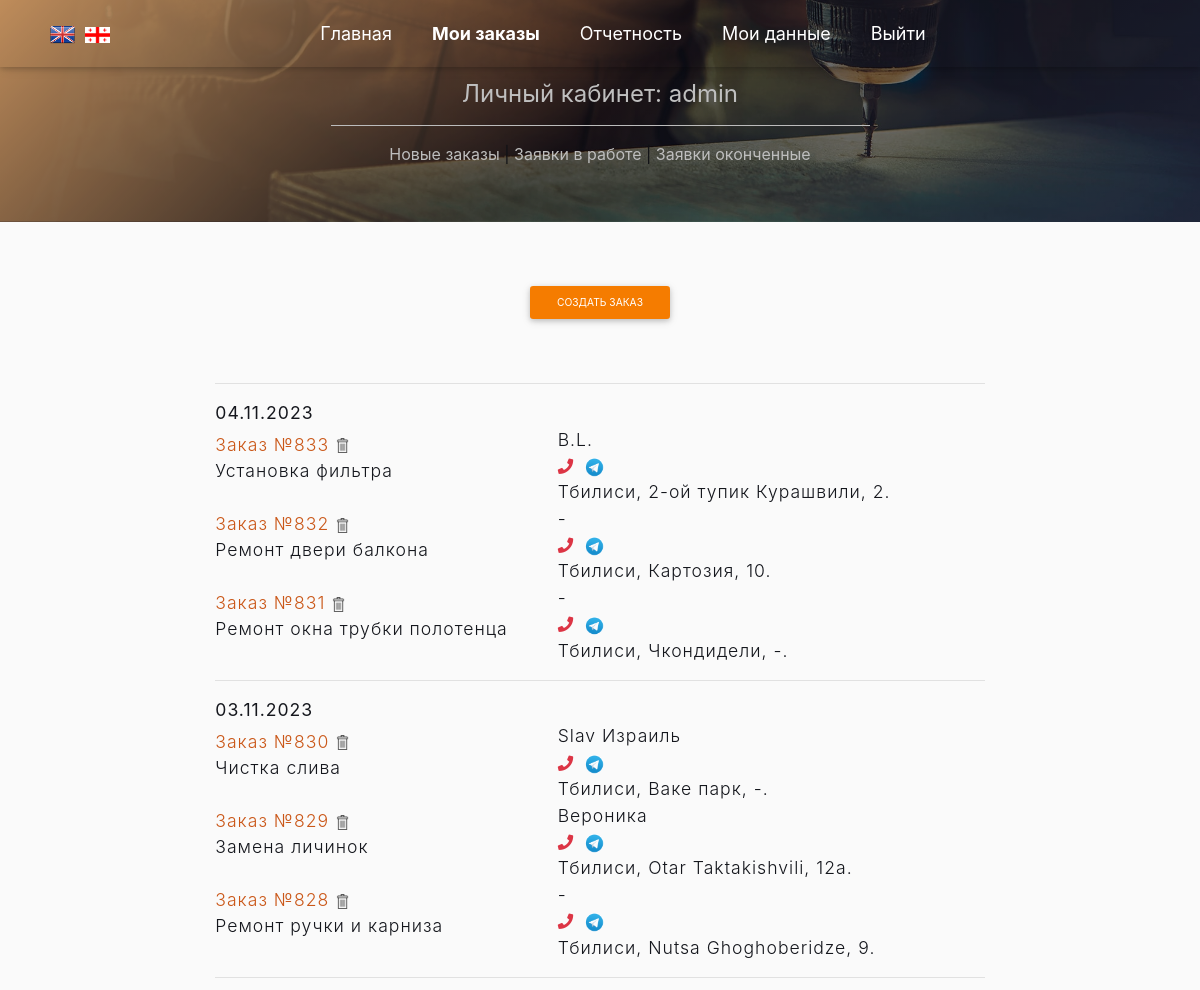
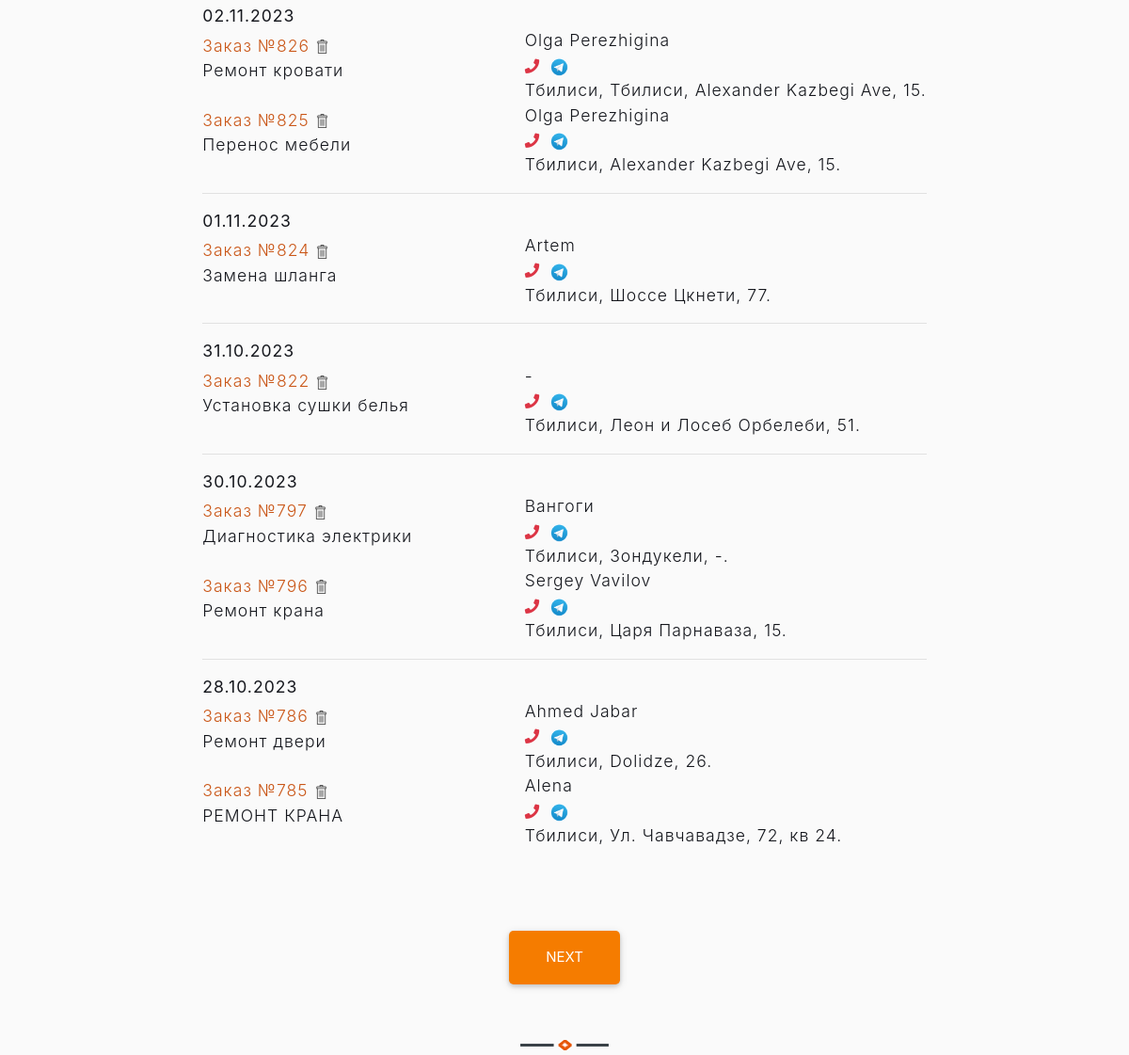
Screenshot of /list_order (signed in) with the database file from the repository (2 pictures, top to bottom).
### app_site/models.py (models this page shows)
class OrderList(models.Model):
    time_in = models.DateTimeField(auto_now_add=True, verbose_name='Дата заказа')
    time_out = models.DateTimeField(null=True, blank=True, verbose_name='Дата выполнения')
    repairer_id = models.ForeignKey(User, on_delete=models.SET_NULL, null=True, blank=True,
                                    verbose_name='Мастер', default='', )
    price = models.DecimalField(decimal_places=2, max_digits=7, null=True, blank=True, verbose_name='Стоимость работ')
    text_order = models.CharField(max_length=1500, verbose_name='Описание проблемы', blank=True, null=True)
    customer_name = models.CharField(max_length=50, verbose_name='Ваше имя')
    customer_phone = models.CharField(max_length=16, verbose_name='Телефон')
    customer_telegram = models.CharField(max_length=26, verbose_name='Telegram', blank=True, null=True)
    customer_code = models.CharField(max_length=16, verbose_name='Код организации', blank=True, null=True)
    address_city = models.CharField(max_length=2, choices=CITY_CHOICES, default='TB', null=True, blank=True,
                                    verbose_name='Город')
    order_status = models.CharField(max_length=3, choices=ORDER_STATUS, default='BEG', null=True, blank=True,
                                    verbose_name='Статус заказа')
    address_street_app = models.CharField(max_length=150, verbose_name='Улица', null=True, blank=True)
    address_num = models.CharField(max_length=10, verbose_name='Номер дома', null=True, blank=True)
    services = models.ManyToManyField('Service', through='Invoice')
    class Meta:
        verbose_name = 'Список заказов'
        verbose_name_plural = 'Список заказов'

### app_site/views.py (the view)
# urls.py: path('list_order', OrderManagementSystem.as_view(), name='list_order'),
class OrderManagementSystem(LoginRequiredMixin, ListView):
    model = OrderList
    context_object_name = 'order'
    template_name = 'order_list.html'
    def get_queryset(self):
        if not self.request.GET.get('work_status'):
            self.queryset = OrderList.objects\
                .filter(repairer_id=self.request.user)\
                .order_by("-pk")
        else:
            self.queryset = OrderList.objects \
                .filter(repairer_id=self.request.user, order_status=self.request.GET.get('work_status')) \
                .order_by("-pk")
        return self.queryset[0:14]
    def get_context_data(self, **kwargs):
        context = super().get_context_data(**kwargs)
        context['form'] = OrderForm
        return context

### app_site/templatetags/custom_filters.py (called while the page is built)
@register.filter()
def choice_tag(value, A):
    try:
        if A == 'city':
            a = dict(CITY_CHOICES)
        elif A == 'status_order':
            a = dict(ORDER_STATUS)
        elif A == 'month':
            a = dict(MONTH)
        elif A == 'work_type':
            a = dict(WORK_CHOICES)
        return f'{a[value]}'
    except KeyError:
        return f''

### templates/order_list.html (shortened to what this page needs)
{% extends 'flatpages/default_user.html' %}
{% load custom_filters %}
{% load custom_tags %}
{% block body %}
<a href="#----"  onclick="show_create_order_form(document.getElementById('form'))"
class="btn btn-sm btn-orange cta-btn btn-form mt-3 mb-5">Создать заказ</a>
<table id="head" class="">
    {% regroup order by time_in|date:"d.m.Y" as day %}
        {% for y in day %}
        <tr><td  colspan="6"><hr></td></tr>
        <tr>
            <td  colspan="6">
                <b>{{ y.grouper }}</b>
            </td>
        <tr>
            {% for i in y.list %}
            <tr>
                <td>
                    <a href="{% url 'invoice' i.pk %}" id="order_{{ i.pk }}" class="mycolor">Заказ №{{ i.pk}}</a>
                    <a href="{% url 'delete-order' i.pk %}" id="delete_{{ i.pk }}" class="mycolor"><img src="media/images/delete.png" width="15" ></a><br>
                    <p id="text_order_{{ i.pk }}" >{{ i.text_order|truncatechars:70|capfirst }}</p>
                </td>
                <td width = 50></td>
                <td><span id="customer_name_{{ i.pk }}" >{{ i.customer_name|capfirst }}</span><br>
                    <a href="tel:{{ i.customer_phone }}" title="Телефон" id="customer_phone_{{ i.pk }}" class="fas fa-phone text-danger fa-sm mr-1">
                        </a>
                    <a href="https://t.me/{{ i.customer_telegram|cut:'@' }}" title="Телеграм" id="customer_telegram_{{ i.pk }}">
                        <img src="/static/images/telegram.gif" width="20"></a>
                    <br>
                    <span id="city_{{ i.pk }}" >{{ i.address_city|choice_tag:'city'}}</span>,
                    <span id="street_app_{{ i.pk }}">{{ i.address_street_app|capfirst }}</span>,
                    <span id="num_{{ i.pk }}">{{ i.address_num }}</span>.
                </td>
                </tr>
            {% endfor %}
        {% endfor %}
    </tr>
</table>
<br>
<h2>
    {% if order.13.pk %}
        <a href="../listorderjson?last_pk={{ order.13.pk }}&work_status=ALL" class="btn btn-lg btn-orange cta-btn btn-form mt-3 mb-5 wow fadeIn waves-effect waves-light animated" id="paginator_next">NEXT</a>
    {% endif %}
</h2>
{% endblock body %}

### templates/flatpages/default_user.html (shortened to what this page needs)
{% load static %}
<!doctype html>
<html lang="en">
  <head>
    <link rel="stylesheet" href="{% static 'css/mdb.min.css' %}">
    <link rel="stylesheet" href="{% static 'css/bootstrap.min.css' %}">
    <link rel="stylesheet" href="{% static 'css/fonts.css' %}">
    <link rel="stylesheet" href="{% static 'css/owl.carousel.min.css' %}">
    <link rel="stylesheet" href="{% static 'css/custom.css' %}">
  </head>
  <body>
{% url 'list_order' as the_url1 %}
{% url 'stat' as the_url2 %}
{% url 'user' request.user.id as the_url3 %}
    <nav id="navigation-menu" class="navbar fixed-top navbar-expand-lg navbar-dark scrolling-navbar">
        <div class="container">
		<a href='index-en.html'><img src="{% static 'images/flag_en.png' %}" class="flag"></a>
            <a href='index-ge.html'><img src="{% static 'images/flag_ge.png' %}" class="flag"></a>
            <div class="collapse navbar-collapse" id="navbarSupportedContent">
                <ul class="navbar-nav m-auto">
                    <li class="nav-item mr-4 active">
                        <a class="nav-link" href="{% url 'home' %}">Главная <span class="sr-only">(current)</span></a>
                    </li>
                    <li class="nav-item mr-4">
                        {% if the_url1 in request.get_full_path  %}
                        <a class="nav-link" href="{{ the_url1 }}"><b>Мои заказы</b></a>
                        {% else %}
                        <a class="nav-link" href="{{ the_url1 }}">Мои заказы</a>
                        {% endif %}
                    </li>
                    <li class="nav-item mr-4" class="nav-item mr-4">
                        {% if the_url2 in request.get_full_path  %}
                        <a class="nav-link"  href="{{ the_url2 }}"><b>Отчетность</b></a>
                        {% else %}
                        <a class="nav-link"  href="{{ the_url2 }}">Отчетность</a>
                        {% endif %}
                    </li>
                    <li class="nav-item mr-4">
                        {% if the_url3 in request.get_full_path  %}
                        <a class="nav-link" href="{{ the_url3 }}"><b>Мои данные</b></a>
                        {% else %}
                        <a class="nav-link" href="{{ the_url3 }}">Мои данные</a>
                        {% endif %}
                    </li>
                        {% if request.user.is_authenticated %}
                            <li class="nav-item mr-4">
                            <a class="nav-link" href="{% url 'logout' %}">Выйти</a>
                            </li>
                         {% endif %}
                </ul>
            </div>
        </div>
    </nav>
        <section id="section-0" class="bg_img sticky">
            <div class="container"><br>
                    <div class="text-center nav-link">
                        <h1 class="lead py-10" >Личный кабинет: {{ user.username }}</h1>
                        <hr class="hr-light-h">
                            {% if request.GET.work_status == 'SND' %}
                            <a href="{% url 'list_order' %}?work_status=SND"><b>Новые заказы</b></a> |
                            {% else %}
                            <a href="{% url 'list_order' %}?work_status=SND">Новые заказы</a> |
                            {% endif %}
                            {% if request.GET.work_status == 'RCV' %}
                            <a href="{% url 'list_order'%}?work_status=RCV"><b>Заявки в работе</b></a> |
                            {% else %}
                            <a href="{% url 'list_order'%}?work_status=RCV">Заявки в работе</a> |
                            {% endif %}
                            {% if request.GET.work_status == 'END' %}
                            <a href="{% url 'list_order'%}?work_status=END"><b>Заявки оконченные</b></a>
                            {% else %}
                            <a href="{% url 'list_order'%}?work_status=END">Заявки оконченные</a>
                            {% endif %}
                        </div>
                    </div>
    </section>
    <section id="section-1">
        <div class="container">
            <div align="center">
                        {% block body %}
{% endblock body%}
            </div>
            </div>
    </section>
  </body>
</html>

### static/css/custom.css (style rules this page uses)
* { margin: 0; padding: 0; }
:root { --text-color: #15171d; --span-color: #ca5718; }
body { color: var(--text-color); background-color: #fafafa; line-height: 1.5; font-size: 1rem; height: 100%; }
h1, h2, h3, h4, h5, h6 { font-weight: 500; }
h2, h3 { text-align: center; margin: 3rem 0; position: relative; }
h2:after { content: ""; background: url('../images/underline1.png') no-repeat; width: 94px; height: 11px; position: absolute; bottom: -22px; left: 50%; margin-left: -47px; }
.hr-light-h { width: 50%; border-top: 1px solid #fafafa; margin-left: 25%; }
a { color: fefefe; }
section { padding: 3rem 0px; }
.bg_img { background-image: linear-gradient(135deg, #febb79, rgba(0, 0, 0, 0.5), rgba(52, 72, 106, 0.3)), url('../images/master-na-chas_1.jpg'); background-repeat: no-repeat; background-position: center bottom; background-size: cover; width: 100%; filter: brightness(75%); }
.flag { width: 25px; margin-left: 5px; margin-right: 5px; }
.navbar { font-size: 18px; font-weight: 400; z-index: 1; box-shadow: 0 2px 5px 0 rgba(0, 0, 0, .16), 0 2px 10px 0 rgba(0, 0, 0, .12); z-index: 2; }
.navbar.navbar-dark .navbar-nav .nav-item.active > .nav-link { background-color: rgba(255, 255, 255, 0); }
a { text-decoration: none!important; color: fefefe; }
.mycolor { color: var(--span-color); }
.lead { font-size: 1.50rem; font-weight: 400; color: #fefefe; }
ul, ul.servicesLinks { list-style: none; }
table td { font-size: 1.1rem; font-weight: 300; letter-spacing: 1px; }
@media (min-width: 1025px) and (max-width: 1440px) { .btn-form { display: inline-block; } }

### templates/flatpages/default_user.html (style rules this page uses)
.sticky { position: sticky; top: 0; }

### rows the page displays
OrderList: pk "833", text_order "Установка фильтра", customer_name "B.L.", address_city|choice_tag "Тбилиси", address_street_app "2-ой тупик Курашвили", address_num "2"
OrderList: pk "832", text_order "Ремонт двери балкона", customer_name "-", address_city|choice_tag "Тбилиси", address_street_app "Картозия", address_num "10"
OrderList: pk "831", text_order "Ремонт окна трубки полотенца", customer_name "-", address_city|choice_tag "Тбилиси", address_street_app "Чкондидели", address_num "-"
OrderList: pk "830", text_order "Чистка слива", customer_name "Slav Израиль", address_city|choice_tag "Тбилиси", address_street_app "Ваке парк", address_num "-"
OrderList: pk "829", text_order "Замена личинок", customer_name "Вероника", address_city|choice_tag "Тбилиси", address_street_app "Otar Taktakishvili", address_num "12a"
OrderList: pk "828", text_order "Ремонт ручки и карниза", customer_name "-", address_city|choice_tag "Тбилиси", address_street_app "Nutsa Ghoghoberidze", address_num "9"
OrderList: pk "826", text_order "Ремонт кровати", customer_name "Olga Perezhigina", address_city|choice_tag "Тбилиси", address_street_app "Тбилиси, Alexander Kazbegi Ave", address_num "15"
OrderList: pk "825", text_order "Перенос мебели", customer_name "Olga Perezhigina", address_city|choice_tag "Тбилиси", address_street_app "Alexander Kazbegi Ave", address_num "15"
OrderList: pk "824", text_order "Замена шланга", customer_name "Artem", address_city|choice_tag "Тбилиси", address_street_app "Шоссе Цкнети", address_num "77"
OrderList: pk "822", text_order "Установка сушки белья", customer_name "-", address_city|choice_tag "Тбилиси", address_street_app "Леон и Лосеб Орбелеби", address_num "51"
OrderList: pk "797", text_order "Диагностика электрики", customer_name "Вангоги", address_city|choice_tag "Тбилиси", address_street_app "Зондукели", address_num "-"
OrderList: pk "796", text_order "Ремонт крана", customer_name "Sergey Vavilov", address_city|choice_tag "Тбилиси", address_street_app "Царя Парнаваза", address_num "15"
OrderList: pk "786", text_order "Ремонт двери", customer_name "Ahmed Jabar", address_city|choice_tag "Тбилиси", address_street_app "Dolidze", address_num "26"
OrderList: pk "785", text_order "РЕМОНТ КРАНА", customer_name "Alena", address_city|choice_tag "Тбилиси", address_street_app "Ул. Чавчавадзе", address_num "72, кв 24"

### other values shown
{{ user.username }} "admin"
{{ y.grouper }} "04.11.2023" "03.11.2023" "02.11.2023" "01.11.2023" "31.10.2023" "30.10.2023" "28.10.2023"
